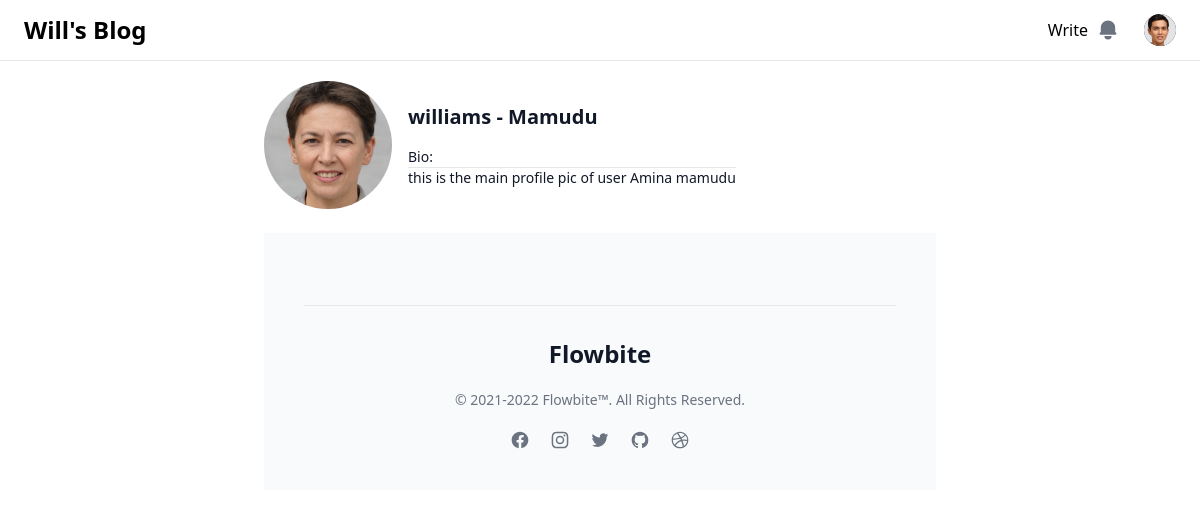
Screenshot of /member/1/profile_page (signed in) with the database file from the repository.
### blog/models.py (models this page shows, shortened)
class Profile(models.Model):
  user = models.OneToOneField(User, null=True, on_delete=models.CASCADE)
  bio = RichTextField()
  profile_image = models.ImageField(null=True, blank=True, upload_to="Images/profile/")

### blog/views.py (the view)
# urls.py: path('member/<int:pk>/profile_page', ShowProfilePage, name='show_profile'),
def ShowProfilePage(request, pk):
  page_user =   get_object_or_404(Profile, id=pk)
  context = {
    "page_user": page_user,
    }
  return render(request, 'registration/profile_page.html', context=context)

### templates/registration/Profile_page.html (shortened to what this page needs)
{% extends 'base.html' %}
{% load widget_tweaks %}
{% block  content %}
<hr />
<article class="mx-auto w-full max-w-2xl format format-sm sm:format-base lg:format-lg format-blue dark:format-invert h-full mt-5">
  <header class="mb-4 lg:mb-6 not-format">
      <address class="flex items-center mb-6 not-italic">
          <div class="inline-flex items-center mr-3 text-sm text-gray-900 ">
              <img class="mr-4 w-32 h-32 rounded-full" src="{{page_user.user.profile.profile_image.url}}" alt="{{user.first_name}}">
              <div>
                  <h2 class="text-xl font-bold text-gray-900 ">{{page_user.user.first_name}} - {{page_user.user.last_name}}</h2>
                  <p class="mt-4">Bio: {{page_user.user.profile.bio|safe}}</p>
              </div>
          </div>
      </address>
  </header>
{% endblock  %}

### templates/base.html (shortened to what this page needs)
<!DOCTYPE html>
{% load static %}
<html lang="en">
<head>
  <link rel="stylesheet" href="{% static 'css/output.css' %}"/>
  <link rel="stylesheet" href="{% static 'custom/custom.css' %}"/>
</head>
<body >
  <header class="">
    <nav class="bg-white border-gray-200 px-4 lg:px-6 py-2.5 ">
        <div class="flex flex-wrap justify-between items-center">
              <div class="flex justify-start items-center">
                <a href="{% url 'home' %}" class="flex mr-4">
                  <span class="self-center text-2xl font-semibold whitespace-nowrap">Will's Blog </span>
                </a>
              </div>
            <div class="flex items-center lg:order-3">
              {% if user.is_authenticated %}
              <a href="{% url 'create' %}"> Write </a>
                <button type="button" class="p-2 mr-1 text-gray-500 rounded-lg hover:text-gray-900 hover:bg-gray-100 focus:ring-4 focus:ring-gray-300 ">
                    <svg aria-hidden="true" class="w-6 h-6" fill="currentColor" viewBox="0 0 20 20" xmlns="http://www.w3.org/2000/svg"><path d="M10 2a6 6 0 00-6 6v3.586l-.707.707A1 1 0 004 14h12a1 1 0 00.707-1.707L16 11.586V8a6 6 0 00-6-6zM10 18a3 3 0 01-3-3h6a3 3 0 01-3 3z"></path></svg>
                </button>
                <div class="relative">
                <button type="button" class="flex mx-3 text-sm bg-gray-800 rounded-full md:mr-0 " id="user-menu-button">
                    <img class="w-8 h-8 rounded-full" src="{{user.profile.profile_image.url}}" alt="{{user.first_name}}" onclick="usertoggle()">
                </button>
                {% endif %}
            </div>
        </div>
    </nav>
  </header>
  {% block  content %}
  {% endblock  %}
<footer class="bg-gray-50">
  <div class="p-4 py-6 mx-auto max-w-screen-xl md:p-8 lg:p-10">
      <hr class="my-6 border-gray-200 sm:mx-auto dark:border-gray-700 lg:my-8">
      <div class="text-center">
          <a href="{% url 'home' %}" class="flex justify-center items-center mb-5 text-2xl font-semibold text-gray-900 dark:text-white">
              Flowbite
          </a>
          <span class="block text-sm text-center text-gray-500 dark:text-gray-400">© 2021-2022 <a href="#" class="hover:underline">Flowbite™</a>. All Rights Reserved.
          </span>
          <ul class="flex justify-center mt-5 space-x-5">
              <li>
                  <a href="#" class="text-gray-500 hover:text-gray-900 dark:hover:text-white dark:text-gray-400">
                  </a>
              </li>
              <li>
                  <a href="#" class="text-gray-500 hover:text-gray-900 dark:hover:text-white dark:text-gray-400">
                  </a>
              </li>
              <li>
                  <a href="#" class="text-gray-500 hover:text-gray-900 dark:hover:text-white dark:text-gray-400">
                  </a>
              </li>
              <li>
                  <a href="#" class="text-gray-500 hover:text-gray-900 ">
                  </a>
              </li>
              <li>
                  <a href="#" class="text-gray-500 hover:text-gray-900">
                  </a>
              </li>
          </ul>
      </div>
  </div>
</footer>
</body>
</html>

### static/custom/custom.css (style rules this page uses)
body { height: 100vh; display: flex; flex-direction: column; }

### rows the page displays
Profile: user.profile.profile_image (picture), user.first_name "williams", user.last_name "Mamudu", user.profile.bio "this is the main profile pic of user Amina mamudu"
